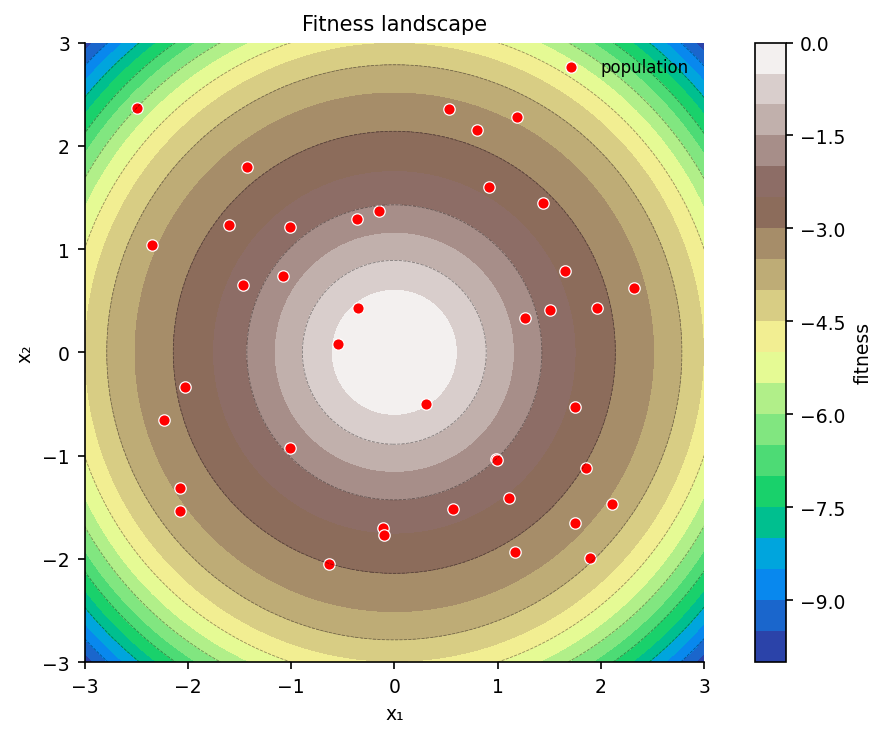

Reproduce this figure in Python.
"""fitness_landscape: 适应度地形（多峰函数等高线 + 个体位置）."""
import sys, os; sys.path.insert(0, os.path.join(os.path.dirname(os.path.abspath(__file__)), '..', '..', '_utils', 'python'))
import numpy as np
import matplotlib.pyplot as plt
from theme import apply_theme

def make_figure(title='Fitness landscape'):
    apply_theme(fig_size=(7, 5))
    X, Y = np.meshgrid(np.linspace(-3, 3, 200), np.linspace(-3, 3, 200))
    Z = -(np.sin(np.sqrt(X**2 + Y**2))**2 + 0.5*(X**2 + Y**2))
    rng = np.random.default_rng(3)
    pop = rng.uniform(-2.5, 2.5, (40, 2))
    fig, ax = plt.subplots()
    cf = ax.contourf(X, Y, Z, levels=20, cmap='terrain')
    ax.contour(X, Y, Z, levels=10, colors='k', linewidths=0.4, alpha=0.4)
    ax.scatter(pop[:, 0], pop[:, 1], s=30, c='red', edgecolors='white', linewidth=0.6, label='population')
    fig.colorbar(cf, ax=ax, label='fitness')
    ax.set_xlabel('x₁'); ax.set_ylabel('x₂'); ax.set_title(title)
    ax.legend(); ax.set_aspect('equal')
    fig.tight_layout(); return fig

if __name__ == '__main__':
    fig = make_figure(); fig.savefig(__file__.replace('.py', '.png'), dpi=150)
